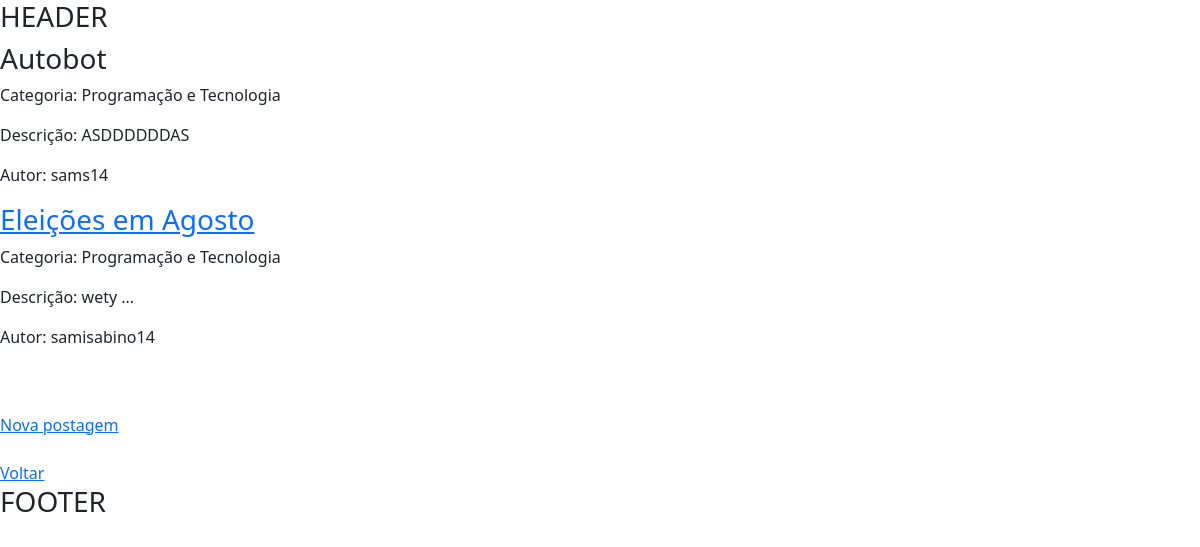
The app's page /post/ (signed in), older data.
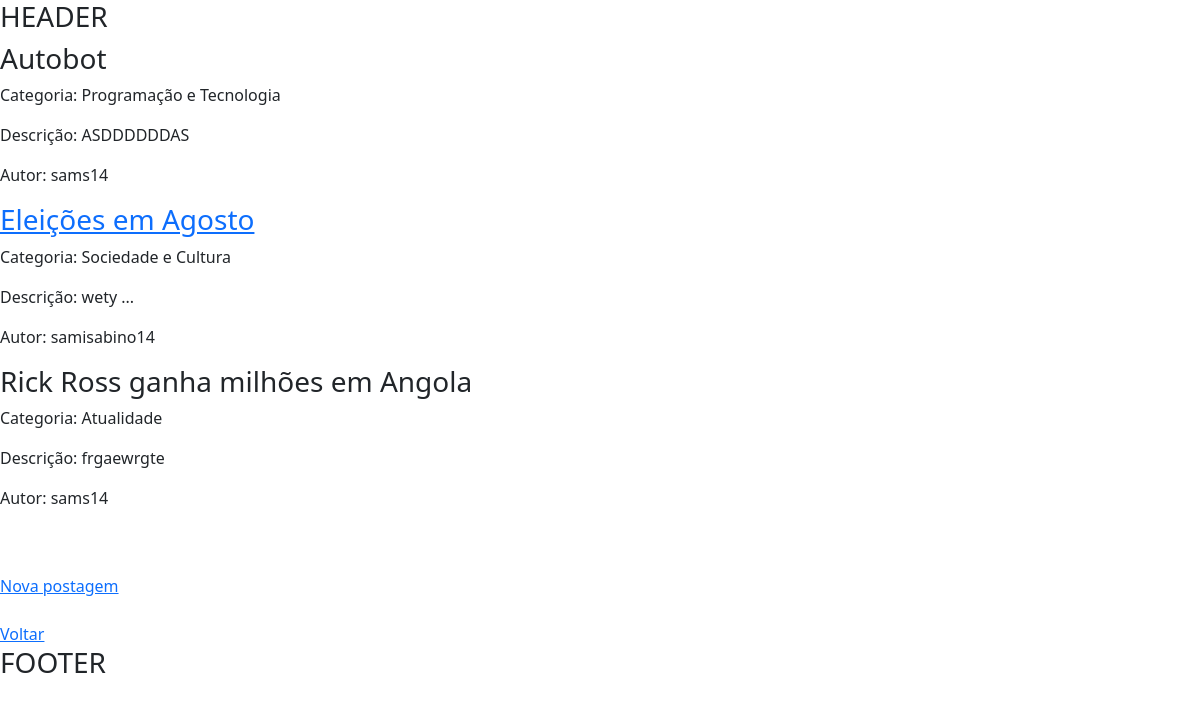
The same page, newer data.
### app/models.py (models this page shows, shortened)
class Post(models.Model):
    title = models.CharField(max_length=255)
    category = models.ForeignKey(Category, on_delete=models.CASCADE)
    slug = models.SlugField(max_length=255)
    content = models.TextField()
    author = models.TextField()
    created_at = models.DateTimeField(auto_now_add=True)
    class Meta:
        ordering = ['created_at']

class Category(models.Model):
    name = models.CharField(max_length=255, unique=True)
    description = models.TextField()
    created_at = models.DateTimeField(auto_now_add=True)
    class Meta:
        ordering = ['name']

### app/views.py (the view)
# urls.py: path('post/', views.post, name='post'),
def post(request):
    if not request.user.is_staff:
        return HttpResponseRedirect(reverse('app:index'))
    posts = Post.objects.all()
    return render(request, 'admin/post.html', {
        'posts': posts
    })

### app/templates/admin/post.html (shortened to what this page needs)
{% extends "layout.html" %}
{% block content %}
    {% if user.is_staff %}
        {% if posts %}
            {% for post in posts %}
                {% if post.author == request.user.username %}
                    <a href="{% url 'app:edit_post' post.id %} "><h3>{{post.title}}</h3></a>
                {% else %}
                    <h3>{{post.title}}</h3>
                {% endif %}
                <p>Categoria: <span>{{post.category.name}}</span></p>
                <p>Descrição: <span>{{post.content}}</span></p>
                <p>Autor: <span>{{post.author}}</span></p>
            {% endfor %}
        {% else %}
            <h3>Nenhuma postagem criada!</h3>
        {% endif %}
        <br><br>
        <div class="posts">
            <a href="{% url 'app:new_post' %} ">Nova postagem</a>
        </div>
        <br>
        <div class="previous">
            <a href="{% url 'app:index' %} ">Voltar</a>
        </div>
    {% endif %}
{% endblock %}

Row changes from the older to the newer data that the page shows:
changed Post "Eleições em Agosto": category.name "Programação e Tecnologia" → "Sociedade e Cultura"
added Post: title "Rick Ross ganha milhões em Angola", category.name "Atualidade", content "frgaewrgte", author "sams14"
